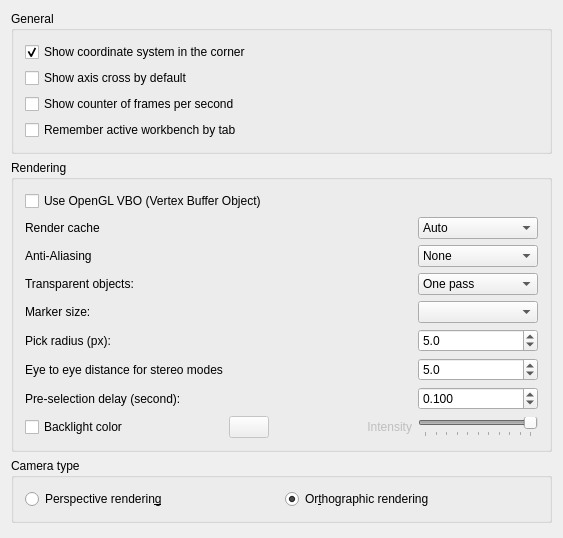
<?xml version="1.0" encoding="UTF-8"?>
<ui version="4.0">
 <class>Gui::Dialog::DlgSettings3DView</class>
 <widget class="QWidget" name="Gui::Dialog::DlgSettings3DView">
  <property name="geometry">
   <rect>
    <x>0</x>
    <y>0</y>
    <width>563</width>
    <height>538</height>
   </rect>
  </property>
  <property name="windowTitle">
   <string>3D View</string>
  </property>
  <layout class="QVBoxLayout" name="verticalLayout_2">
   <item>
    <widget class="QGroupBox" name="GroupBoxGeneral">
     <property name="enabled">
      <bool>true</bool>
     </property>
     <property name="title">
      <string>General</string>
     </property>
     <layout class="QVBoxLayout" name="verticalLayout">
      <item>
       <widget class="Gui::PrefCheckBox" name="CheckBox_CornerCoordSystem">
        <property name="toolTip">
         <string>Main coordinate system will always be shown in
lower right corner within opened files</string>
        </property>
        <property name="text">
         <string>Show coordinate system in the corner</string>
        </property>
        <property name="checked">
         <bool>true</bool>
        </property>
        <property name="prefEntry" stdset="0">
         <cstring>CornerCoordSystem</cstring>
        </property>
        <property name="prefPath" stdset="0">
         <cstring>View</cstring>
        </property>
       </widget>
      </item>
      <item>
       <widget class="Gui::PrefCheckBox" name="CheckBox_ShowAxisCross">
        <property name="toolTip">
         <string>Axis cross will be shown by default at file
opening or creation</string>
        </property>
        <property name="text">
         <string>Show axis cross by default</string>
        </property>
        <property name="prefEntry" stdset="0">
         <cstring>ShowAxisCross</cstring>
        </property>
        <property name="prefPath" stdset="0">
         <cstring>View</cstring>
        </property>
       </widget>
      </item>
      <item>
       <widget class="Gui::PrefCheckBox" name="CheckBox_ShowFPS">
        <property name="toolTip">
         <string>Time needed for last operation and resulting frame rate
will be shown at the lower left corner in opened files</string>
        </property>
        <property name="text">
         <string>Show counter of frames per second</string>
        </property>
        <property name="prefEntry" stdset="0">
         <cstring>ShowFPS</cstring>
        </property>
        <property name="prefPath" stdset="0">
         <cstring>View</cstring>
        </property>
       </widget>
      </item>
      <item>
       <widget class="Gui::PrefCheckBox" name="CheckBox_WbByTab">
        <property name="toolTip">
         <string>If checked, application will remember which workbench is active for each tab of the viewport</string>
        </property>
        <property name="text">
         <string>Remember active workbench by tab</string>
        </property>
        <property name="checked">
         <bool>false</bool>
        </property>
        <property name="prefEntry" stdset="0">
         <cstring>SaveWBbyTab</cstring>
        </property>
        <property name="prefPath" stdset="0">
         <cstring>View</cstring>
        </property>
       </widget>
      </item>
     </layout>
    </widget>
   </item>
   <item>
    <widget class="QGroupBox" name="GroupBox12">
     <property name="enabled">
      <bool>true</bool>
     </property>
     <property name="title">
      <string>Rendering</string>
     </property>
     <layout class="QVBoxLayout" name="verticalLayout_3">
      <item>
       <widget class="Gui::PrefCheckBox" name="CheckBox_useVBO">
        <property name="toolTip">
         <string>If selected, Vertex Buffer Objects (VBO) will be used.
A VBO is an OpenGL feature that provides methods for uploading
vertex data (position, normal vector, color, etc.) to the graphics card.
VBOs offer substantial performance gains because the data resides
in the graphics memory rather than the system memory and so it
can be rendered directly by GPU. 

Note: Sometimes this feature may lead to a host of different
issues ranging from graphical anomalies to GPU crash bugs. Remember to
report this setting as enabled when seeking support on the FreeCAD forums</string>
        </property>
        <property name="text">
         <string>Use OpenGL VBO (Vertex Buffer Object)</string>
        </property>
        <property name="prefEntry" stdset="0">
         <cstring>UseVBO</cstring>
        </property>
        <property name="prefPath" stdset="0">
         <cstring>View</cstring>
        </property>
       </widget>
      </item>
      <item>
       <layout class="QGridLayout" name="gridLayout">
        <item row="0" column="4">
         <widget class="QComboBox" name="renderCache">
          <property name="minimumSize">
           <size>
            <width>120</width>
            <height>0</height>
           </size>
          </property>
          <property name="toolTip">
           <string>'Render Caching' is another way to say 'Rendering Acceleration'.
There are 3 options available to achieve this: 
1) 'Auto' (default), let Coin3D decide where to cache.
2) 'Distributed', manually turn on cache for all view provider root node.
3) 'Centralized', manually turn off cache in all nodes of all view provider, and
only cache at the scene graph root node. This offers the fastest rendering speed
but slower response to any scene changes.
4) 'Experimental', new experimental caching method.</string>
          </property>
          <property name="currentIndex">
           <number>0</number>
          </property>
          <item>
           <property name="text">
            <string>Auto</string>
           </property>
          </item>
          <item>
           <property name="text">
            <string>Distributed</string>
           </property>
          </item>
          <item>
           <property name="text">
            <string>Centralized</string>
           </property>
          </item>
          <item>
           <property name="text">
            <string>Experimental</string>
           </property>
          </item>
         </widget>
        </item>
        <item row="1" column="0">
         <widget class="QLabel" name="aliasingLAbel">
          <property name="text">
           <string>Anti-Aliasing</string>
          </property>
         </widget>
        </item>
        <item row="1" column="4">
         <widget class="Gui::PrefComboBox" name="comboAliasing">
          <property name="minimumSize">
           <size>
            <width>120</width>
            <height>0</height>
           </size>
          </property>
          <property name="toolTip">
           <string>What kind of multisample anti-aliasing is used </string>
          </property>
          <property name="prefEntry" stdset="0">
           <cstring>AntiAliasing</cstring>
          </property>
          <property name="prefPath" stdset="0">
           <cstring>View</cstring>
          </property>
          <item>
           <property name="text">
            <string>None</string>
           </property>
          </item>
          <item>
           <property name="text">
            <string>Line Smoothing</string>
           </property>
          </item>
          <item>
           <property name="text">
            <string>MSAA 2x</string>
           </property>
          </item>
          <item>
           <property name="text">
            <string>MSAA 4x</string>
           </property>
          </item>
          <item>
           <property name="text">
            <string>MSAA 8x</string>
           </property>
          </item>
         </widget>
        </item>
        <item row="2" column="0">
         <widget class="QLabel" name="transparentRenderLabel">
          <property name="toolTip">
           <string/>
          </property>
          <property name="text">
           <string>Transparent objects:</string>
          </property>
         </widget>
        </item>
        <item row="0" column="0">
         <widget class="QLabel" name="renderCacheLabel">
          <property name="text">
           <string>Render cache</string>
          </property>
         </widget>
        </item>
        <item row="2" column="4">
         <widget class="Gui::PrefComboBox" name="comboTransparentRender">
          <property name="minimumSize">
           <size>
            <width>120</width>
            <height>0</height>
           </size>
          </property>
          <property name="toolTip">
           <string>Render types of transparent objects</string>
          </property>
          <property name="prefEntry" stdset="0">
           <cstring>TransparentObjectRenderType</cstring>
          </property>
          <property name="prefPath" stdset="0">
           <cstring>View</cstring>
          </property>
          <item>
           <property name="text">
            <string>One pass</string>
           </property>
          </item>
          <item>
           <property name="text">
            <string>Backface pass</string>
           </property>
          </item>
         </widget>
        </item>
        <item row="3" column="0">
         <widget class="QLabel" name="markerSizeLabel">
          <property name="toolTip">
           <string/>
          </property>
          <property name="text">
           <string>Marker size:</string>
          </property>
         </widget>
        </item>
        <item row="3" column="4">
         <widget class="QComboBox" name="boxMarkerSize">
          <property name="minimumSize">
           <size>
            <width>120</width>
            <height>0</height>
           </size>
          </property>
          <property name="toolTip">
           <string>Size of vertices in the Sketcher workbench</string>
          </property>
         </widget>
        </item>
        <item row="4" column="0">
         <widget class="QLabel" name="spinPickRadiusLabel">
          <property name="text">
           <string>Pick radius (px):</string>
          </property>
         </widget>
        </item>
        <item row="4" column="4">
         <widget class="Gui::PrefDoubleSpinBox" name="spinPickRadius">
          <property name="minimumSize">
           <size>
            <width>120</width>
            <height>0</height>
           </size>
          </property>
          <property name="toolTip">
           <string>Area for picking elements in 3D view.
Larger value eases to pick things, but can make small features impossible to select.
               </string>
          </property>
          <property name="inputMethodHints">
           <set>Qt::ImhPreferNumbers</set>
          </property>
          <property name="decimals">
           <number>1</number>
          </property>
          <property name="minimum">
           <double>0.500000000000000</double>
          </property>
          <property name="maximum">
           <double>200.000000000000000</double>
          </property>
          <property name="value">
           <double>5.000000000000000</double>
          </property>
          <property name="prefEntry" stdset="0">
           <cstring>PickRadius</cstring>
          </property>
          <property name="prefPath" stdset="0">
           <cstring>View</cstring>
          </property>
         </widget>
        </item>
        <item row="5" column="0">
         <widget class="QLabel" name="spinPreselectionDelayLabel">
          <property name="text">
           <string>Eye to eye distance for stereo modes</string>
          </property>
         </widget>
        </item>
        <item row="5" column="4">
         <widget class="Gui::PrefDoubleSpinBox" name="FloatSpinBox_EyeDistance">
          <property name="minimumSize">
           <size>
            <width>120</width>
            <height>0</height>
           </size>
          </property>
          <property name="toolTip">
           <string>Eye-to-eye distance used for stereo projections.
The specified value is a factor that will be multiplied with the
bounding box size of the 3D object that is currently displayed. </string>
          </property>
          <property name="decimals">
           <number>1</number>
          </property>
          <property name="minimum">
           <double>0.100000000000000</double>
          </property>
          <property name="maximum">
           <double>1000.000000000000000</double>
          </property>
          <property name="singleStep">
           <double>2.000000000000000</double>
          </property>
          <property name="value">
           <double>5.000000000000000</double>
          </property>
          <property name="prefEntry" stdset="0">
           <cstring>EyeDistance</cstring>
          </property>
          <property name="prefPath" stdset="0">
           <cstring>View</cstring>
          </property>
         </widget>
        </item>
        <item row="7" column="0">
         <widget class="Gui::PrefCheckBox" name="checkBoxBacklight">
          <property name="toolTip">
           <string>Backlight is enabled with the defined color</string>
          </property>
          <property name="text">
           <string>Backlight color</string>
          </property>
          <property name="prefEntry" stdset="0">
           <cstring>EnableBacklight</cstring>
          </property>
          <property name="prefPath" stdset="0">
           <cstring>View</cstring>
          </property>
         </widget>
        </item>
        <item row="7" column="1">
         <widget class="Gui::PrefColorButton" name="backlightColor">
          <property name="enabled">
           <bool>false</bool>
          </property>
          <property name="toolTip">
           <string>Backlight color</string>
          </property>
          <property name="color" stdset="0">
           <color>
            <red>255</red>
            <green>255</green>
            <blue>255</blue>
           </color>
          </property>
          <property name="prefEntry" stdset="0">
           <cstring>BacklightColor</cstring>
          </property>
          <property name="prefPath" stdset="0">
           <cstring>View</cstring>
          </property>
         </widget>
        </item>
        <item row="7" column="2">
         <spacer name="horizontalSpacer">
          <property name="orientation">
           <enum>Qt::Horizontal</enum>
          </property>
          <property name="sizeHint" stdset="0">
           <size>
            <width>40</width>
            <height>20</height>
           </size>
          </property>
         </spacer>
        </item>
        <item row="7" column="3">
         <widget class="QLabel" name="backlightLabel">
          <property name="enabled">
           <bool>false</bool>
          </property>
          <property name="toolTip">
           <string/>
          </property>
          <property name="text">
           <string>Intensity</string>
          </property>
          <property name="alignment">
           <set>Qt::AlignRight|Qt::AlignTrailing|Qt::AlignVCenter</set>
          </property>
         </widget>
        </item>
        <item row="7" column="4">
         <widget class="Gui::PrefSlider" name="sliderIntensity">
          <property name="enabled">
           <bool>false</bool>
          </property>
          <property name="sizePolicy">
           <sizepolicy hsizetype="Fixed" vsizetype="Fixed">
            <horstretch>0</horstretch>
            <verstretch>0</verstretch>
           </sizepolicy>
          </property>
          <property name="minimumSize">
           <size>
            <width>120</width>
            <height>0</height>
           </size>
          </property>
          <property name="toolTip">
           <string>Intensity of the backlight</string>
          </property>
          <property name="maximum">
           <number>100</number>
          </property>
          <property name="singleStep">
           <number>1</number>
          </property>
          <property name="value">
           <number>100</number>
          </property>
          <property name="orientation">
           <enum>Qt::Horizontal</enum>
          </property>
          <property name="tickPosition">
           <enum>QSlider::TicksBelow</enum>
          </property>
          <property name="tickInterval">
           <number>10</number>
          </property>
          <property name="prefEntry" stdset="0">
           <cstring>BacklightIntensity</cstring>
          </property>
          <property name="prefPath" stdset="0">
           <cstring>View</cstring>
          </property>
         </widget>
        </item>
        <item row="6" column="0">
         <widget class="QLabel" name="label">
          <property name="text">
           <string>Pre-selection delay (second):</string>
          </property>
         </widget>
        </item>
        <item row="6" column="4">
         <widget class="Gui::PrefDoubleSpinBox" name="spinPreselectionDelay">
          <property name="decimals">
           <number>3</number>
          </property>
          <property name="singleStep">
           <double>0.100000000000000</double>
          </property>
          <property name="value">
           <double>0.100000000000000</double>
          </property>
          <property name="prefPath" stdset="0">
           <string>View</string>
          </property>
          <property name="prefEntry" stdset="0">
           <string>PreSelectionDelay</string>
          </property>
         </widget>
        </item>
       </layout>
      </item>
     </layout>
    </widget>
   </item>
   <item>
    <widget class="QGroupBox" name="groupBoxCamera">
     <property name="title">
      <string>Camera type</string>
     </property>
     <layout class="QGridLayout" name="gridLayout1">
      <property name="margin">
       <number>11</number>
      </property>
      <property name="spacing">
       <number>6</number>
      </property>
      <item row="0" column="1">
       <widget class="Gui::PrefRadioButton" name="radioOrthographic">
        <property name="toolTip">
         <string>Objects will be projected in orthographic projection</string>
        </property>
        <property name="text">
         <string>Or&amp;thographic rendering</string>
        </property>
        <property name="checked">
         <bool>true</bool>
        </property>
        <property name="prefEntry" stdset="0">
         <cstring>Orthographic</cstring>
        </property>
        <property name="prefPath" stdset="0">
         <cstring>View</cstring>
        </property>
       </widget>
      </item>
      <item row="0" column="0">
       <widget class="Gui::PrefRadioButton" name="radioPerspective">
        <property name="toolTip">
         <string>Objects will appear in a perspective projection</string>
        </property>
        <property name="text">
         <string>Perspective renderin&amp;g</string>
        </property>
        <property name="prefEntry" stdset="0">
         <cstring>Perspective</cstring>
        </property>
        <property name="prefPath" stdset="0">
         <cstring>View</cstring>
        </property>
       </widget>
      </item>
     </layout>
    </widget>
   </item>
   <item>
    <spacer>
     <property name="orientation">
      <enum>Qt::Vertical</enum>
     </property>
     <property name="sizeHint" stdset="0">
      <size>
       <width>455</width>
       <height>16</height>
      </size>
     </property>
    </spacer>
   </item>
  </layout>
 </widget>
 <layoutdefault spacing="6" margin="11"/>
 <customwidgets>
  <customwidget>
   <class>Gui::ColorButton</class>
   <extends>QPushButton</extends>
   <header>Gui/Widgets.h</header>
  </customwidget>
  <customwidget>
   <class>Gui::PrefCheckBox</class>
   <extends>QCheckBox</extends>
   <header>Gui/PrefWidgets.h</header>
  </customwidget>
  <customwidget>
   <class>Gui::PrefRadioButton</class>
   <extends>QRadioButton</extends>
   <header>Gui/PrefWidgets.h</header>
  </customwidget>
  <customwidget>
   <class>Gui::PrefComboBox</class>
   <extends>QComboBox</extends>
   <header>Gui/PrefWidgets.h</header>
  </customwidget>
  <customwidget>
   <class>Gui::PrefColorButton</class>
   <extends>Gui::ColorButton</extends>
   <header>Gui/PrefWidgets.h</header>
  </customwidget>
  <customwidget>
   <class>Gui::PrefSlider</class>
   <extends>QSlider</extends>
   <header>Gui/PrefWidgets.h</header>
  </customwidget>
  <customwidget>
   <class>Gui::PrefDoubleSpinBox</class>
   <extends>QDoubleSpinBox</extends>
   <header>Gui/PrefWidgets.h</header>
  </customwidget>
 </customwidgets>
 <resources/>
 <connections>
  <connection>
   <sender>checkBoxBacklight</sender>
   <signal>toggled(bool)</signal>
   <receiver>backlightColor</receiver>
   <slot>setEnabled(bool)</slot>
   <hints>
    <hint type="sourcelabel">
     <x>161</x>
     <y>227</y>
    </hint>
    <hint type="destinationlabel">
     <x>290</x>
     <y>224</y>
    </hint>
   </hints>
  </connection>
  <connection>
   <sender>checkBoxBacklight</sender>
   <signal>toggled(bool)</signal>
   <receiver>sliderIntensity</receiver>
   <slot>setEnabled(bool)</slot>
   <hints>
    <hint type="sourcelabel">
     <x>92</x>
     <y>235</y>
    </hint>
    <hint type="destinationlabel">
     <x>293</x>
     <y>256</y>
    </hint>
   </hints>
  </connection>
  <connection>
   <sender>checkBoxBacklight</sender>
   <signal>toggled(bool)</signal>
   <receiver>backlightLabel</receiver>
   <slot>setEnabled(bool)</slot>
   <hints>
    <hint type="sourcelabel">
     <x>82</x>
     <y>507</y>
    </hint>
    <hint type="destinationlabel">
     <x>316</x>
     <y>507</y>
    </hint>
   </hints>
  </connection>
 </connections>
</ui>
